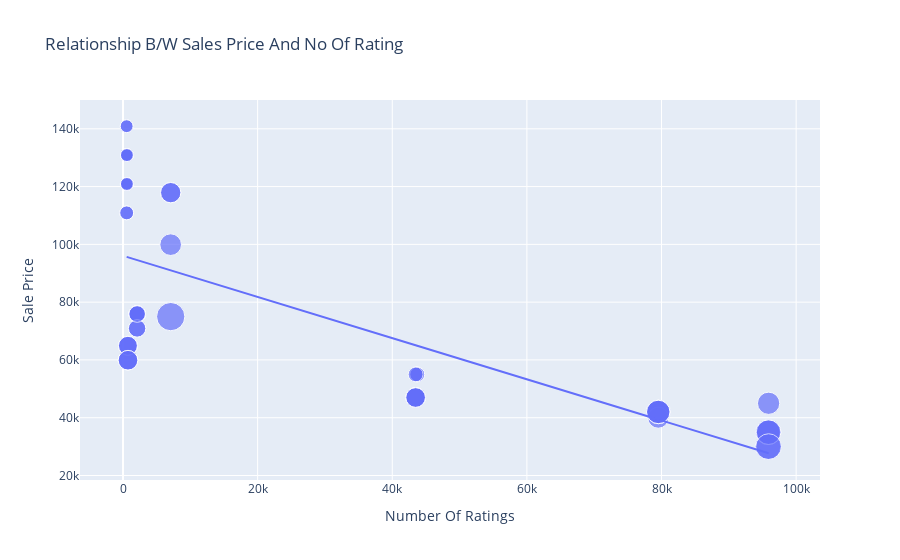

Write notebook code for a chart like this one.
### Code cell
import plotly.express as px
import pandas as pd
data = pd.read_csv("apple_products.csv")
figure = px.scatter(data_frame=data,x="Number Of Ratings",
                   y="Sale Price",
                   title="Relationship B/W Sales Price And No Of Rating",
                   size="Discount Percentage",trendline="ols")
figure.show()

### Figure 1 — Plotly figure (JSON) as saved in the notebook; plotly's stock layout.template omitted (floating-point values rounded to 4 significant figures)
{"data": [{"hovertemplate": "Number Of Ratings=%{x}<br>Sale Price=%{y}<br>Discount Percentage=%{marker.size}<extra></extra>", "legendgroup": "", "marker": {"color": "#636efa", "size": [0, 0, 0, 0, 0, 0, 0, 0, 0, 20, 16, 20, 20, 20, 0, 0, 0, 0, 29, 15, 0, 15, 17, 18, 6, 6, 13, 6, 14, 10, 7, 6, 6, 13, 13, 10, 10, 6, 14, 6, 10, 6, 11, 11, 10, 14, 7, 6, 6, 6, 8, 8, 24, 22, 22, 22, 8, 24, 14, 14, 14, 14], "sizemode": "area", "sizeref": 0.0725, "symbol": "circle"}, "mode": "markers", "name": "", "orientation": "v", "showlegend": false, "type": "scatter", "x": [3431, 3431, 3431, 11202, 11202, 3431, 3431, 11202, 1454, 79512, 79512, 79582, 79512, 79512, 1078, 1078, 1078, 1078, 7088, 7088, 1078, 7088, 7081, 95909, 542, 580, 740, 545, 740, 2101, 545, 580, 580, 730, 730, 2101, 2101, 580, 740, 580, 2092, 545, 2101, 2092, 2101, 740, 545, 580, 580, 580, 43707, 43707, 95807, 95909, 95807, 95909, 43470, 95909, 43470, 43470, 43470, 43470], "xaxis": "x", "y": [49900, 84900, 84900, 77000, 77000, 49900, 49900, 77000, 89900, 41999, 39999, 41999, 41999, 41999, 131900, 117100, 131900, 117100, 74999, 117900, 117100, 117900, 99900, 44999, 140900, 130900, 64900, 120900, 59900, 75900, 110900, 130900, 120900, 64900, 64900, 75900, 75900, 120900, 59900, 120900, 75900, 140900, 70900, 70900, 75900, 59900, 110900, 120900, 130900, 130900, 54999, 54999, 29999, 34999, 34999, 34999, 54999, 29999, 46999, 46999, 46999, 46999], "yaxis": "y"}, {"hovertemplate": "<b>OLS trendline</b><br>Sale Price = -0.712783 * Number Of Ratings + 96054.8<br>R<sup>2</sup>=0.492139<br><br>Number Of Ratings=%{x}<br>Sale Price=%{y} <b>(trend)</b><extra></extra>", "legendgroup": "", "marker": {"color": "#636efa", "symbol": "circle"}, "mode": "lines", "name": "", "showlegend": false, "type": "scatter", "x": [542, 545, 545, 545, 545, 580, 580, 580, 580, 580, 580, 580, 580, 730, 730, 740, 740, 740, 740, 1078, 1078, 1078, 1078, 1078, 1454, 2092, 2092, 2101, 2101, 2101, 2101, 2101, 3431, 3431, 3431, 3431, 3431, 7081, 7088, 7088, 7088, 11202, 11202, 11202, 43470, 43470, 43470, 43470, 43470, 43707, 43707, 79512, 79512, 79512, 79512, 79582, 95807, 95807, 95909, 95909, 95909, 95909], "xaxis": "x", "y": [95670.0, 95670.0, 95670.0, 95670.0, 95670.0, 95640.0, 95640.0, 95640.0, 95640.0, 95640.0, 95640.0, 95640.0, 95640.0, 95530.0, 95530.0, 95530.0, 95530.0, 95530.0, 95530.0, 95290.0, 95290.0, 95290.0, 95290.0, 95290.0, 95020.0, 94560.0, 94560.0, 94560.0, 94560.0, 94560.0, 94560.0, 94560.0, 93610.0, 93610.0, 93610.0, 93610.0, 93610.0, 91010.0, 91000.0, 91000.0, 91000.0, 88070.0, 88070.0, 88070.0, 65070.0, 65070.0, 65070.0, 65070.0, 65070.0, 64900.0, 64900.0, 39380.0, 39380.0, 39380.0, 39380.0, 39330.0, 27770.0, 27770.0, 27690.0, 27690.0, 27690.0, 27690.0], "yaxis": "y"}], "layout": {"autosize": true, "legend": {"itemsizing": "constant", "tracegroupgap": 0}, "title": {"text": "Relationship B/W Sales Price And No Of Rating"}, "xaxis": {"anchor": "y", "autorange": true, "domain": [0, 1], "range": [-5980.0, 103000.0], "title": {"text": "Number Of Ratings"}, "type": "linear"}, "yaxis": {"anchor": "x", "autorange": true, "domain": [0, 1], "range": [11530.0, 153700.0], "title": {"text": "Sale Price"}, "type": "linear"}}}
